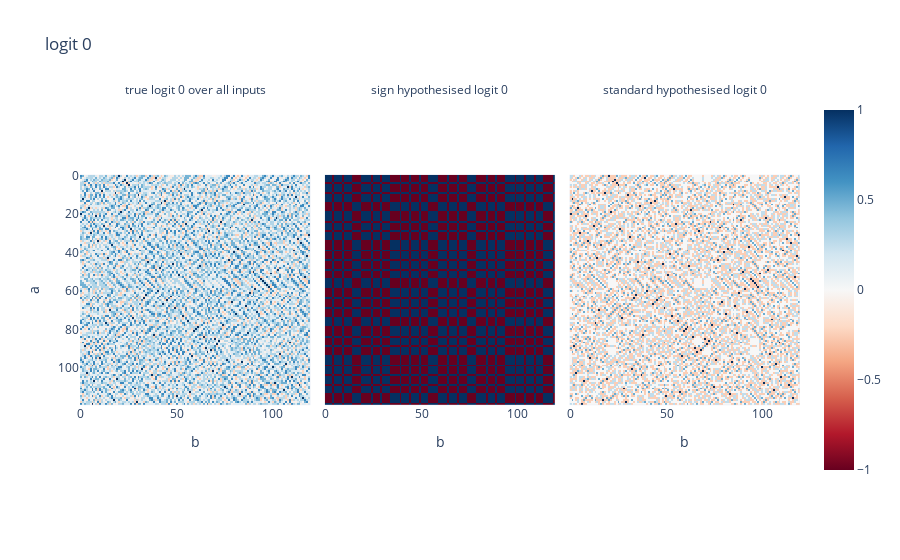

The cell this chart's notebook holds for it:
### Markdown cell above
# Logit Attribution

### Code cell
# figure: a slice of true vs hypothetical logit cubes
logits = activations['logits']
logits = logits.reshape(group.order, group.order, group.order)

true_logits = logits[:, :, 0]/logits[:, :, 0].abs().max()
key_rep_logits = []
for key_rep in key_reps:
    key_rep_logits.append(group.irreps[key_rep].logit_trace_tensor_cube[:, :, 0]/group.irreps[key_rep].logit_trace_tensor_cube[:, :, 0].abs().max())
key_rep_logits = torch.stack(key_rep_logits, dim=0)

stack = torch.vstack([true_logits.unsqueeze(0), key_rep_logits])
print(stack.shape)
fig = px.imshow(to_numpy(stack), color_continuous_scale='RdBu', color_continuous_midpoint=0.0, title=f'logit 0', facet_col=0, labels={'x':'b', 'y':'a', 'facet_col': 'label'})
fig.layout.annotations[0]['text'] = 'true logit 0 over all inputs' 
for i in range(len(key_reps)):
    fig.layout.annotations[i+1]['text'] = f"{key_reps[i]} hypothesised logit 0"
fig.show()
fig.write_image(f"{save_dir}/logit_cubes.png", width=1000)

### Figure 1 — Plotly figure (JSON) as saved in the notebook; plotly's stock layout.template omitted (floating-point values rounded to 4 significant figures; data arrays with more than 128 entries replaced by an {"elided": "..."} marker saying what was removed)
{"data": [{"coloraxis": "coloraxis", "hovertemplate": "b: %{x}<br>a: %{y}<br>color: %{z}<extra></extra>", "name": "0", "type": "heatmap", "xaxis": "x", "yaxis": "y", "z": {"elided": "120x120 float values"}}, {"coloraxis": "coloraxis", "hovertemplate": "b: %{x}<br>a: %{y}<br>color: %{z}<extra></extra>", "name": "1", "type": "heatmap", "xaxis": "x2", "yaxis": "y2", "z": {"elided": "120x120 int values"}}, {"coloraxis": "coloraxis", "hovertemplate": "b: %{x}<br>a: %{y}<br>color: %{z}<extra></extra>", "name": "2", "type": "heatmap", "xaxis": "x3", "yaxis": "y3", "z": {"elided": "120x120 float values"}}], "layout": {"annotations": [{"font": {}, "showarrow": false, "text": "true logit 0 over all inputs", "x": 0.16, "xanchor": "center", "xref": "paper", "y": 1, "yanchor": "bottom", "yref": "paper"}, {"font": {}, "showarrow": false, "text": "sign hypothesised logit 0", "x": 0.5, "xanchor": "center", "xref": "paper", "y": 1, "yanchor": "bottom", "yref": "paper"}, {"font": {}, "showarrow": false, "text": "standard hypothesised logit 0", "x": 0.84, "xanchor": "center", "xref": "paper", "y": 1, "yanchor": "bottom", "yref": "paper"}], "coloraxis": {"cmid": 0, "colorscale": [[0, "rgb(103,0,31)"], [0.1, "rgb(178,24,43)"], [0.2, "rgb(214,96,77)"], [0.3, "rgb(244,165,130)"], [0.4, "rgb(253,219,199)"], [0.5, "rgb(247,247,247)"], [0.6, "rgb(209,229,240)"], [0.7, "rgb(146,197,222)"], [0.8, "rgb(67,147,195)"], [0.9, "rgb(33,102,172)"], [1, "rgb(5,48,97)"]]}, "title": {"text": "logit 0"}, "xaxis": {"anchor": "y", "constrain": "domain", "domain": [0, 0.32], "scaleanchor": "y", "title": {"text": "b"}}, "xaxis2": {"anchor": "y2", "domain": [0.34, 0.66], "matches": "x", "title": {"text": "b"}}, "xaxis3": {"anchor": "y3", "domain": [0.68, 1.0], "matches": "x", "title": {"text": "b"}}, "yaxis": {"anchor": "x", "autorange": "reversed", "constrain": "domain", "domain": [0, 1], "title": {"text": "a"}}, "yaxis2": {"anchor": "x2", "domain": [0, 1], "matches": "y", "showticklabels": false}, "yaxis3": {"anchor": "x3", "domain": [0, 1], "matches": "y", "showticklabels": false}}}
